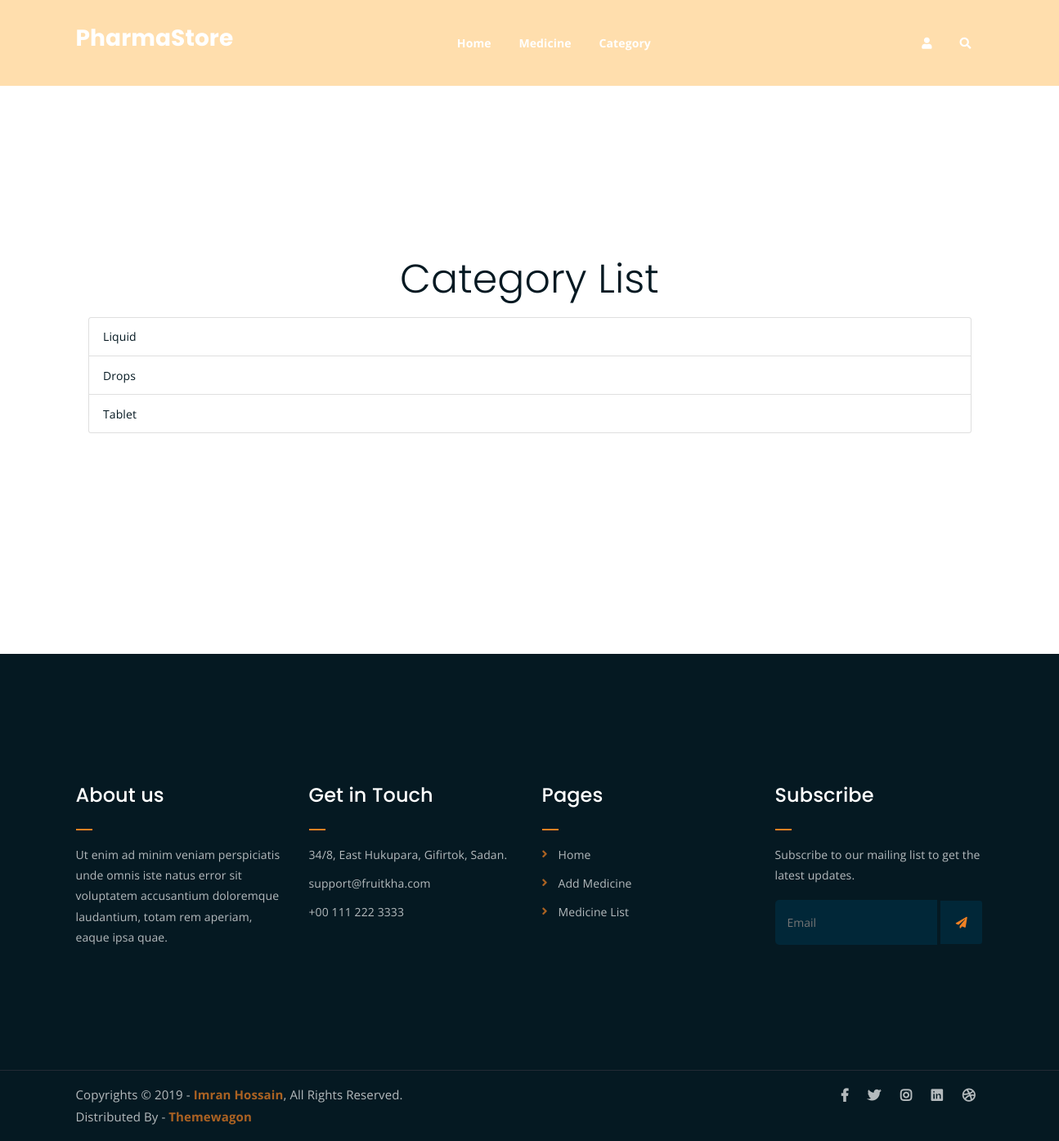
The page /staff/category_list on the database its author committed.
### staff/models.py (models this page shows, shortened)
class category(models.Model):
    name=models.CharField(max_length=50)
    slug=models.SlugField(max_length=200,unique=True)

### staff/views.py (the view)
# urls.py: path('category_list',views.category_list,name="category_list"),
def category_list(request):
    categories = category.objects.all()
    return render(request, 'cate_list.html', {'categories': categories})

### home/context_processor.py (called while the page is built)
def home_c(request):
    medi = Medicine.objects.all()
    return {'med': medi}

def cate(request):
    categories = category.objects.all()
    return {'categories': categories}

def cart_total(request):
    tot = 0
    count = 0
    user = request.user
    if user.is_authenticated:
        ct = cartlist.objects.filter(user=user)
    else:
        cart_id = request.session.get('cart_id')
        ct = cartlist.objects.filter(cart_id=cart_id)
    ct_items = items.objects.filter(cart__in=ct, active=True)
    for i in ct_items:
        tot += (i.prod.price * i.quan)
        count += i.quan
    return {'t': tot, 'cn': count}

### templates/cate_list.html
{% extends 'staff_main.html' %}
{% load static %}
{% block content %}
<section class="container d-flex justify-content-center align-items-center" style="min-height: 100vh;">
    <div class="container mt-5">
        <h1 class="display-4 text-center">Category List</h1>
        <ul class="list-group mt-3">
            {% for category in categories %}
                <li class="list-group-item">{{ category.name }}</li>
            {% endfor %}
        </ul>
    </div>
</section>
{% endblock %}

### static/css/main.css (style rules this page uses)
html { font-size: 14px; font-weight: 400; line-height: 28px; height: 100%; }
body { font-family: "Open Sans", sans-serif; font-weight: 400; font-size: 1rem; letter-spacing: 0.1px; line-height: 1.8; color: #051922; overflow-x: hidden; }
h1, .h1, h2, .h2, h3, .h3, h4, .h4, h5, .h5, h6, .h6 { font-family: "Poppins", sans-serif; font-weight: 700; margin: 0 0 1.25rem 0; color: #051922; }
h1, .h1 { font-size: 4rem; font-weight: 700; line-height: 4rem; }
html, body { height: 100%; }

### rows shown on the page
category: name "Liquid"
category: name "Drops"
category: name "Tablet"
